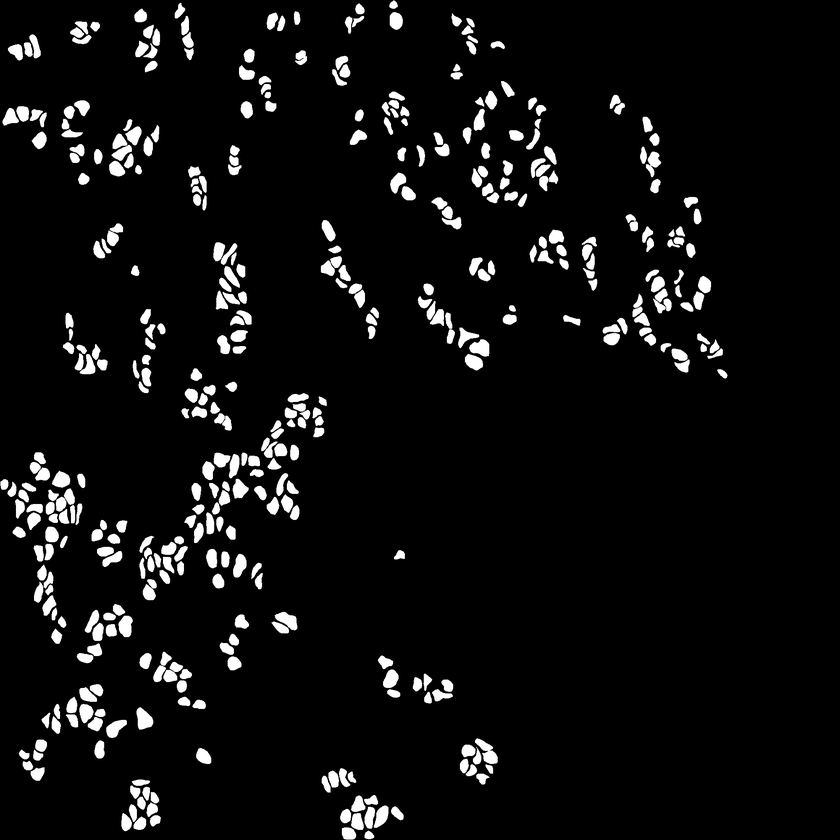
#> input picture Ensemble/sLUel.png, 840 x 840 px, shrunk from 2000 x 2000 before the run
$ jupyter execute --allow-errors sem_to_inst_segmentation_mask_converter.ipynb   (older library calls are emulated)
#> lines starting #> are read from the running program, lines starting #| are printed output that depends on the picture
[cell 1]
from skimage import morphology as morph
from skimage.io import imread, imsave
from skimage.color import rgb2gray
import numpy as np
import matplotlib.pyplot as plt

im = rgb2gray(imread('./sLUel.png'))
#> im is the input picture: shape (840, 840); min 0, max 255, mean 15.7
#im = (im > 0).astype(np.uint8)
im=np.expand_dims(im,axis=2)
im.shape
#> Out = (840, 840, 1)
#labeled = morph.label(morph.binary_opening(im, selem=morph.disk(radius=2)), connectivity=2)

[cell 2]
im=im.squeeze()
labeled = morph.label(im, connectivity=2)
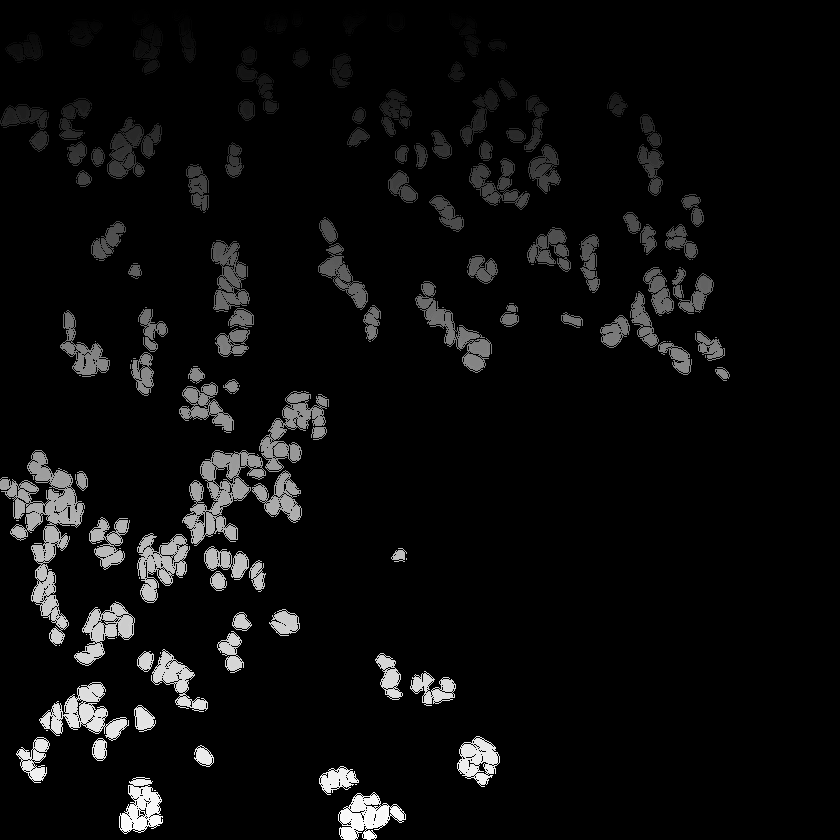
#> labeled: shape (840, 840) int64; min 0, max 39549, mean 1968; drawn with min black and max white

mask=[]
print(len(np.unique(labeled)))
#| 39550
#> (the rest of this cell did not finish here and is left out)
